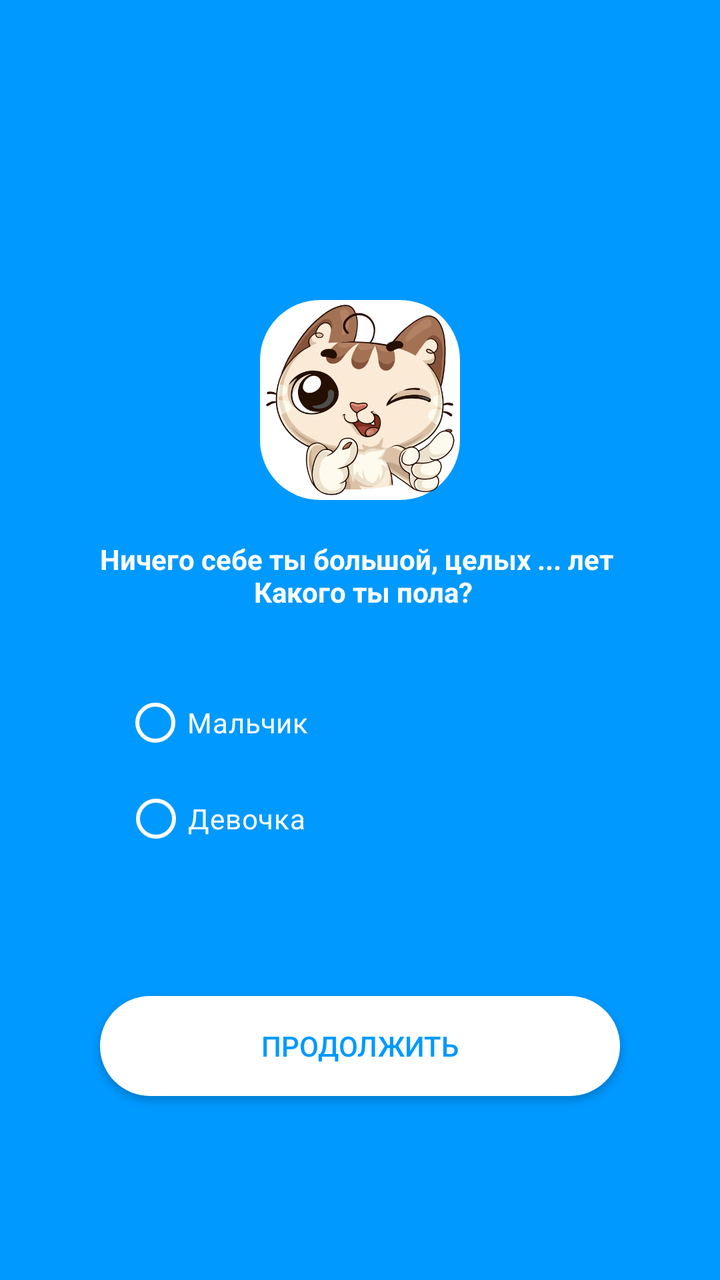
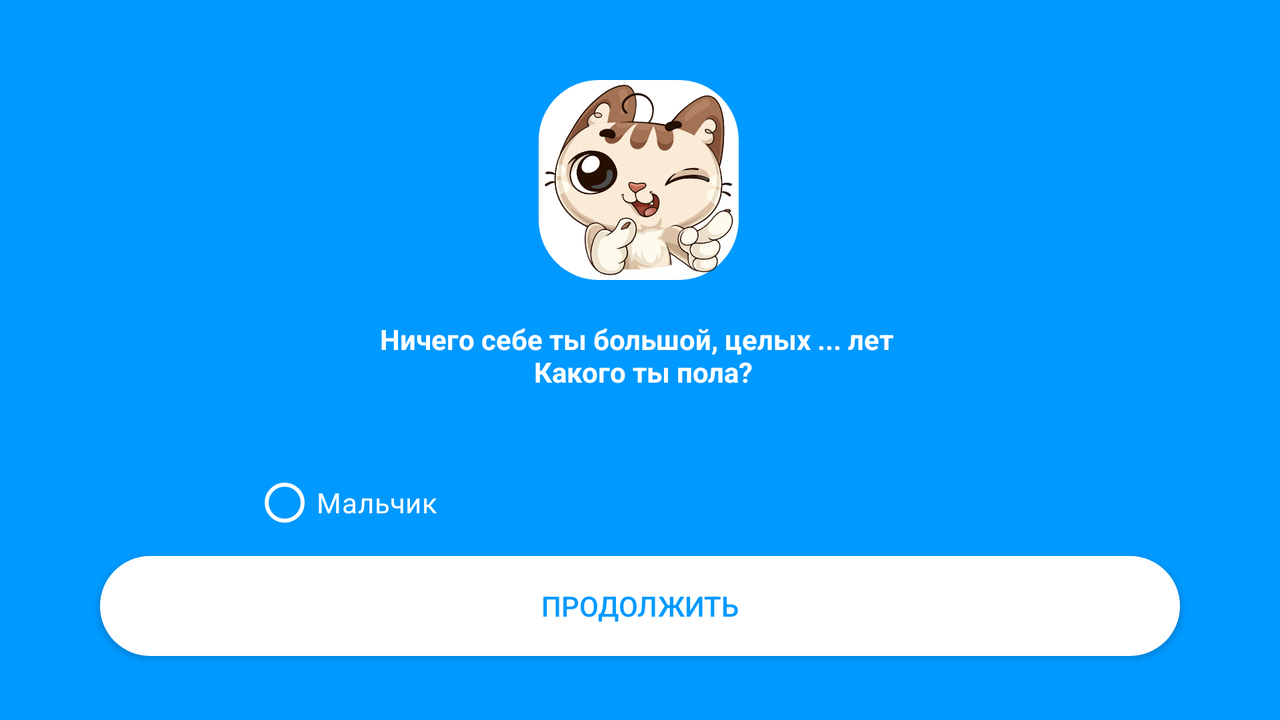

One screen, two layout resources from the same app: the default and the repository's alternative for another configuration. Each is rendered where Android would select it; the XML of both is given below.
<!-- AndroidManifest.xml: application theme Theme.First_Shashin -->
<!-- res/layout/step_3.xml -->
<?xml version="1.0" encoding="utf-8"?>
<androidx.constraintlayout.widget.ConstraintLayout xmlns:android="http://schemas.android.com/apk/res/android"
    xmlns:app="http://schemas.android.com/apk/res-auto"
    xmlns:tools="http://schemas.android.com/tools"
    android:layout_width="match_parent"
    android:layout_height="match_parent"
    android:background="#0099FF">

    <ImageView
        android:id="@+id/imageView3"
        android:layout_width="100dp"
        android:layout_height="100dp"
        android:layout_marginTop="150dp"
        android:background="@drawable/border_radius"
        app:layout_constraintEnd_toEndOf="parent"
        app:layout_constraintStart_toStartOf="parent"
        app:layout_constraintTop_toTopOf="parent"
        app:srcCompat="@drawable/cat1" />

    <TextView
        android:id="@+id/textView3"
        android:layout_width="wrap_content"
        android:layout_height="wrap_content"
        android:layout_marginTop="20dp"
        android:text="Ничего себе ты большой, целых ... лет \n Какого ты пола?"
        android:textAlignment="center"
        android:textColor="@color/white"
        android:textStyle="bold"
        app:layout_constraintEnd_toEndOf="parent"
        app:layout_constraintHorizontal_bias="0.5"
        app:layout_constraintStart_toStartOf="parent"
        app:layout_constraintTop_toBottomOf="@+id/imageView3" />

    <RadioButton
        android:id="@+id/radioButton"
        android:layout_width="wrap_content"
        android:layout_height="wrap_content"
        android:layout_marginTop="32dp"
        android:text="Мальчик"
        android:textColor="@color/white"
        app:buttonTint="@android:color/white"
        app:layout_constraintEnd_toEndOf="parent"
        app:layout_constraintHorizontal_bias="0.231"
        app:layout_constraintStart_toStartOf="parent"
        app:layout_constraintTop_toBottomOf="@+id/textView3" />

    <RadioButton
        android:id="@+id/radioButton2"
        android:layout_width="wrap_content"
        android:layout_height="wrap_content"
        android:layout_marginTop="80dp"
        android:text="Девочка"
        android:textColor="@color/white"
        app:buttonTint="@android:color/white"
        app:layout_constraintEnd_toEndOf="parent"
        app:layout_constraintHorizontal_bias="0.231"
        app:layout_constraintStart_toStartOf="parent"
        app:layout_constraintTop_toBottomOf="@+id/textView3" />

    <androidx.appcompat.widget.AppCompatButton
        android:id="@+id/button"
        android:layout_width="0dp"
        android:layout_height="wrap_content"
        android:layout_marginStart="50dp"
        android:layout_marginEnd="50dp"
        android:layout_marginBottom="92dp"
        android:height="50dp"
        android:background="@drawable/border_radius"
        android:text="Продолжить"
        android:textColor="#0099FF"
        app:layout_constraintBottom_toBottomOf="parent"
        app:layout_constraintEnd_toEndOf="parent"
        app:layout_constraintHorizontal_bias="0.0"
        app:layout_constraintStart_toStartOf="parent" />
</androidx.constraintlayout.widget.ConstraintLayout>
<!-- resources referenced by this layout -->
<resources>
  <!-- drawable border_radius (drawable) -->
  <?xml version="1.0" encoding="utf-8"?>
  <shape xmlns:android="http://schemas.android.com/apk/res/android" android:shape="rectangle">
      <solid android:color="#FFF"/>
      <stroke android:width="0dp" android:color="#FF000000"/>
      <padding android:left="2dp" android:right="2dp" android:top="2dp" android:bottom="2dp"/>
      <corners android:radius="30dp"/>
  </shape>
  <!-- drawable cat1: png bitmap (drawable, 32755 bytes) -->
  <style name="Theme.First_Shashin" parent="Base.Theme.First_Shashin" />
  <style name="Base.Theme.First_Shashin" parent="Theme.Material3.DayNight.NoActionBar">
          
          
      </style>
</resources>
<!-- res/layout-land/step_3.xml (the repository's variant of the layout above) -->
<!-- drawn on the phone turned sideways -->
<?xml version="1.0" encoding="utf-8"?>
<androidx.constraintlayout.widget.ConstraintLayout xmlns:android="http://schemas.android.com/apk/res/android"
    xmlns:app="http://schemas.android.com/apk/res-auto"
    xmlns:tools="http://schemas.android.com/tools"
    android:layout_width="match_parent"
    android:layout_height="match_parent"
    android:background="#0099FF">

    <ImageView
        android:id="@+id/imageView3"
        android:layout_width="100dp"
        android:layout_height="100dp"
        android:layout_marginTop="40dp"
        android:background="@drawable/border_radius"
        app:layout_constraintEnd_toEndOf="parent"
        app:layout_constraintHorizontal_bias="0.499"
        app:layout_constraintStart_toStartOf="parent"
        app:layout_constraintTop_toTopOf="parent"
        app:srcCompat="@drawable/cat1" />

    <TextView
        android:id="@+id/textView3"
        android:layout_width="wrap_content"
        android:layout_height="wrap_content"
        android:layout_marginTop="20dp"
        android:text="Ничего себе ты большой, целых ... лет \n Какого ты пола?"
        android:textAlignment="center"
        android:textColor="@color/white"
        android:textStyle="bold"
        app:layout_constraintEnd_toEndOf="parent"
        app:layout_constraintHorizontal_bias="0.5"
        app:layout_constraintStart_toStartOf="parent"
        app:layout_constraintTop_toBottomOf="@+id/imageView3" />


    <RadioGroup
        android:layout_width="wrap_content"
        android:layout_height="wrap_content"
        app:layout_constraintEnd_toEndOf="parent"
        app:layout_constraintHorizontal_bias="0.231"
        app:layout_constraintStart_toStartOf="parent"
        app:layout_constraintTop_toBottomOf="@+id/textView3">

        <RadioButton
            android:id="@+id/radioButton"
            android:layout_width="wrap_content"
            android:layout_height="wrap_content"
            android:layout_marginTop="32dp"
            android:text="Мальчик"
            android:textColor="@color/white"
            app:buttonTint="@android:color/white"/>

        <RadioButton
            android:id="@+id/radioButton2"
            android:layout_width="wrap_content"
            android:layout_height="wrap_content"
            android:text="Девочка"
            android:textColor="@color/white"
            app:buttonTint="@android:color/white" />

    </RadioGroup>

    <androidx.appcompat.widget.AppCompatButton
        android:id="@+id/button"
        android:layout_width="0dp"
        android:layout_height="wrap_content"
        android:layout_marginStart="50dp"
        android:layout_marginEnd="50dp"
        android:layout_marginBottom="32dp"
        android:height="50dp"
        android:background="@drawable/border_radius"
        android:onClick="OnStepEmail"
        android:text="Продолжить"
        android:textColor="#0099FF"
        app:layout_constraintBottom_toBottomOf="parent"
        app:layout_constraintEnd_toEndOf="parent"
        app:layout_constraintHorizontal_bias="1.0"
        app:layout_constraintStart_toStartOf="parent" />
</androidx.constraintlayout.widget.ConstraintLayout>
